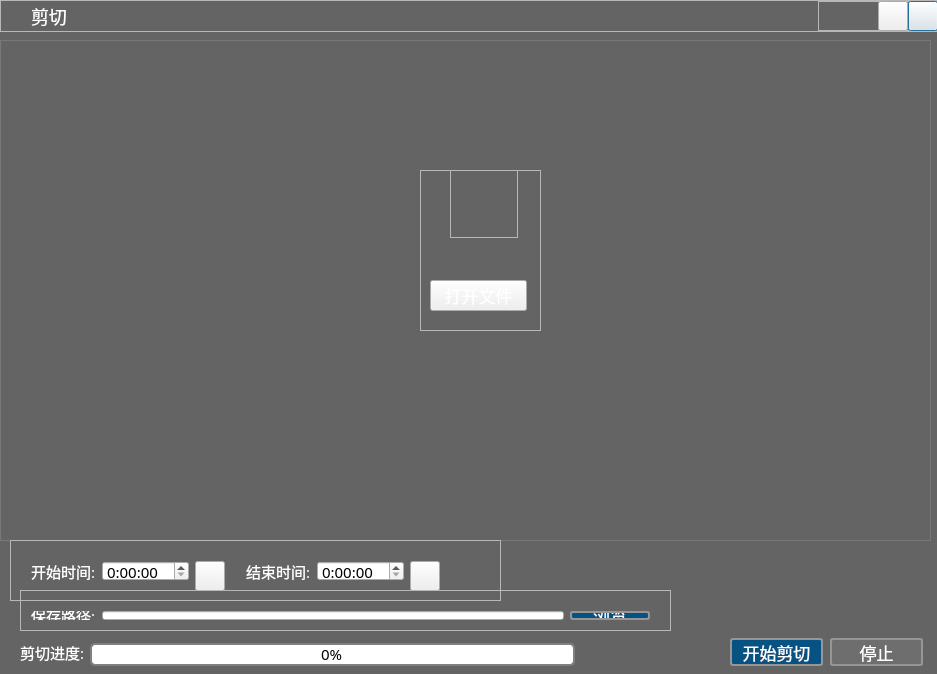
<?xml version="1.0" encoding="UTF-8"?>
<ui version="4.0">
 <class>CDialogCut</class>
 <widget class="QDialog" name="CDialogCut">
  <property name="enabled">
   <bool>true</bool>
  </property>
  <property name="geometry">
   <rect>
    <x>0</x>
    <y>0</y>
    <width>937</width>
    <height>674</height>
   </rect>
  </property>
  <property name="windowTitle">
   <string>剪切</string>
  </property>
  <property name="styleSheet">
   <string notr="true">QDialog{background-color: rgb(100, 100, 100);}
QLabel{color:rgb(255, 255, 255)}

QWidget
{
	font-size:15px;
	font-family:Microsoft Yahei;	
}
</string>
  </property>
  <widget class="QFrame" name="frameSysBar">
   <property name="geometry">
    <rect>
     <x>0</x>
     <y>0</y>
     <width>941</width>
     <height>32</height>
    </rect>
   </property>
   <property name="styleSheet">
    <string notr="true">QFrame
{
	border-image:url(:/Skin/bg-above2.png);
}
QLabel
{
border-image:null;
color: rgb(255, 255, 255);
}</string>
   </property>
   <property name="frameShape">
    <enum>QFrame::StyledPanel</enum>
   </property>
   <property name="frameShadow">
    <enum>QFrame::Raised</enum>
   </property>
   <layout class="QGridLayout" name="gridLayout_2">
    <property name="leftMargin">
     <number>0</number>
    </property>
    <property name="topMargin">
     <number>0</number>
    </property>
    <property name="rightMargin">
     <number>0</number>
    </property>
    <property name="bottomMargin">
     <number>0</number>
    </property>
    <item row="0" column="0">
     <layout class="QGridLayout" name="gridLayout">
      <property name="horizontalSpacing">
       <number>2</number>
      </property>
      <item row="0" column="0">
       <widget class="QLabel" name="logo">
        <property name="minimumSize">
         <size>
          <width>28</width>
          <height>28</height>
         </size>
        </property>
        <property name="maximumSize">
         <size>
          <width>28</width>
          <height>28</height>
         </size>
        </property>
        <property name="styleSheet">
         <string notr="true">border-image: url(:/Skin/logo.png)</string>
        </property>
        <property name="text">
         <string/>
        </property>
       </widget>
      </item>
      <item row="0" column="1">
       <widget class="QLabel" name="labelTitle">
        <property name="maximumSize">
         <size>
          <width>170</width>
          <height>170</height>
         </size>
        </property>
        <property name="styleSheet">
         <string notr="true">QLabel#labelTitle
{
	color: rgb(255, 255, 255);
	font-size:18px;
	font-family:Microsoft Yahei;	
}</string>
        </property>
        <property name="text">
         <string>剪切</string>
        </property>
       </widget>
      </item>
      <item row="0" column="3">
       <widget class="QFrame" name="frame_sysmenu">
        <property name="minimumSize">
         <size>
          <width>30</width>
          <height>30</height>
         </size>
        </property>
        <property name="maximumSize">
         <size>
          <width>122</width>
          <height>16777215</height>
         </size>
        </property>
        <property name="styleSheet">
         <string notr="true">QFrame
{border-image:null;
}</string>
        </property>
        <property name="frameShape">
         <enum>QFrame::StyledPanel</enum>
        </property>
        <property name="frameShadow">
         <enum>QFrame::Raised</enum>
        </property>
        <widget class="QPushButton" name="BtnClose">
         <property name="geometry">
          <rect>
           <x>90</x>
           <y>0</y>
           <width>30</width>
           <height>30</height>
          </rect>
         </property>
         <property name="toolTip">
          <string>关闭</string>
         </property>
         <property name="styleSheet">
          <string notr="true">QPushButton
{
	
	border-image: url(:/Skin/close.png)0 0 repeat

}
QPushButton:hover
{	
	border-image: url(:/Skin/close.png)30 0 repeat

}
QPushButton:pressed
{	
	border-image: url(:/Skin/close.png)60 0 0 0 repeat
}
QPushButton:disabled
{	
	border-image: url(:/Skin/close.png)90 0 0 0 repeat
}
</string>
         </property>
        </widget>
        <widget class="QPushButton" name="BtnMin">
         <property name="geometry">
          <rect>
           <x>60</x>
           <y>0</y>
           <width>30</width>
           <height>30</height>
          </rect>
         </property>
         <property name="toolTip">
          <string>最小化</string>
         </property>
         <property name="styleSheet">
          <string notr="true">QPushButton
{
	
	border-image: url(:/Skin/min.png)0 0 repeat

}
QPushButton:hover
{	
	border-image: url(:/Skin/min.png)30 0 repeat

}
QPushButton:pressed
{	
	border-image: url(:/Skin/min.png)60 0 0 0 repeat
}
QPushButton:disabled
{	
	border-image: url(:/Skin/min.png)90 0 0 0 repeat
}
</string>
         </property>
        </widget>
       </widget>
      </item>
      <item row="0" column="2">
       <widget class="QLabel" name="labelFileName">
        <property name="maximumSize">
         <size>
          <width>16777215</width>
          <height>500</height>
         </size>
        </property>
        <property name="styleSheet">
         <string notr="true"/>
        </property>
        <property name="text">
         <string/>
        </property>
       </widget>
      </item>
     </layout>
    </item>
   </layout>
  </widget>
  <widget class="QPushButton" name="BtnStartCut">
   <property name="geometry">
    <rect>
     <x>730</x>
     <y>638</y>
     <width>93</width>
     <height>28</height>
    </rect>
   </property>
   <property name="styleSheet">
    <string notr="true">QPushButton{
        background-color:rgb(6, 83, 131);
        border-width: 2px;
        border-color: rgb(150,150,150);
        border-style: solid;
        border-radius: 3;   
font-size:17px;   
color:rgb(255, 255, 255)
		}
QPushButton:hover{  border-color: rgb(160,160,160);background-color:rgb(10, 89, 150);;}
QPushButton:pressed{padding: 3px;}
QPushButton:disabled{ background-color:rgb(110, 110, 110);;}</string>
   </property>
   <property name="text">
    <string>开始剪切</string>
   </property>
  </widget>
  <widget class="QPushButton" name="BtnCutStop">
   <property name="enabled">
    <bool>false</bool>
   </property>
   <property name="geometry">
    <rect>
     <x>830</x>
     <y>638</y>
     <width>93</width>
     <height>28</height>
    </rect>
   </property>
   <property name="styleSheet">
    <string notr="true">QPushButton{
        background-color:rgb(6, 83, 131);
        border-width: 2px;
        border-color: rgb(150,150,150);
        border-style: solid;
        border-radius: 3;   
font-size:17px;   
color:rgb(255, 255, 255)
		}
QPushButton:hover{  border-color: rgb(160,160,160);background-color:rgb(10, 89, 150);;}
QPushButton:pressed{padding: 3px;}
QPushButton:disabled{ background-color:rgb(110, 110, 110);;}</string>
   </property>
   <property name="text">
    <string>停止</string>
   </property>
  </widget>
  <widget class="QProgressBar" name="progressBar">
   <property name="geometry">
    <rect>
     <x>90</x>
     <y>643</y>
     <width>485</width>
     <height>23</height>
    </rect>
   </property>
   <property name="styleSheet">
    <string notr="true">QProgressBar{
border:2px solid grey;
border-radius:5px;
text-align: center;
}
QProgressBar:disabled{
	background-color: rgb(158, 158, 158);
}

QProgressBar::chunk {
background-color:#05B8CC;
width:20px;

}
</string>
   </property>
   <property name="value">
    <number>0</number>
   </property>
  </widget>
  <widget class="QFrame" name="frameTime">
   <property name="geometry">
    <rect>
     <x>10</x>
     <y>540</y>
     <width>491</width>
     <height>61</height>
    </rect>
   </property>
   <property name="frameShape">
    <enum>QFrame::StyledPanel</enum>
   </property>
   <property name="frameShadow">
    <enum>QFrame::Raised</enum>
   </property>
   <widget class="QWidget" name="layoutWidget">
    <property name="geometry">
     <rect>
      <x>10</x>
      <y>10</y>
      <width>431</width>
      <height>42</height>
     </rect>
    </property>
    <layout class="QGridLayout" name="gridLayout_3">
     <item row="0" column="0">
      <widget class="QLabel" name="label_3">
       <property name="text">
        <string>开始时间:</string>
       </property>
      </widget>
     </item>
     <item row="0" column="4">
      <widget class="QLabel" name="label_2">
       <property name="text">
        <string>结束时间:</string>
       </property>
      </widget>
     </item>
     <item row="0" column="3">
      <spacer name="horizontalSpacer">
       <property name="orientation">
        <enum>Qt::Horizontal</enum>
       </property>
       <property name="sizeHint" stdset="0">
        <size>
         <width>68</width>
         <height>20</height>
        </size>
       </property>
      </spacer>
     </item>
     <item row="0" column="1">
      <widget class="QTimeEdit" name="timeEditStart">
       <property name="displayFormat">
        <string>H:mm:ss</string>
       </property>
      </widget>
     </item>
     <item row="0" column="5">
      <widget class="QTimeEdit" name="timeEditStop">
       <property name="displayFormat">
        <string>H:mm:ss</string>
       </property>
      </widget>
     </item>
     <item row="0" column="2">
      <widget class="QPushButton" name="BtnTimeStart">
       <property name="minimumSize">
        <size>
         <width>30</width>
         <height>30</height>
        </size>
       </property>
       <property name="maximumSize">
        <size>
         <width>30</width>
         <height>30</height>
        </size>
       </property>
       <property name="styleSheet">
        <string notr="true">QPushButton
{
	
	border-image: url(:/Skin/control-button-stop.png)0 0  repeat

}
QPushButton:hover
{	
	border-image: url(:/Skin/control-button-stop.png)30 0 repeat

}
QPushButton:pressed
{	
	border-image: url(:/Skin/control-button-stop.png)60 0 0 0 repeat
}
QPushButton:disabled
{	
	border-image: url(:/Skin/control-button-stop.png)90 0 0 0 repeat
}</string>
       </property>
       <property name="text">
        <string/>
       </property>
      </widget>
     </item>
     <item row="0" column="6">
      <widget class="QPushButton" name="BtnTimeStop">
       <property name="minimumSize">
        <size>
         <width>30</width>
         <height>30</height>
        </size>
       </property>
       <property name="maximumSize">
        <size>
         <width>30</width>
         <height>30</height>
        </size>
       </property>
       <property name="styleSheet">
        <string notr="true">QPushButton
{
	
	border-image: url(:/Skin/control-button-stop.png)0 0  repeat

}
QPushButton:hover
{	
	border-image: url(:/Skin/control-button-stop.png)30 0 repeat

}
QPushButton:pressed
{	
	border-image: url(:/Skin/control-button-stop.png)60 0 0 0 repeat
}
QPushButton:disabled
{	
	border-image: url(:/Skin/control-button-stop.png)90 0 0 0 repeat
}</string>
       </property>
       <property name="text">
        <string/>
       </property>
      </widget>
     </item>
    </layout>
   </widget>
  </widget>
  <widget class="QFrame" name="frameComboBox">
   <property name="geometry">
    <rect>
     <x>420</x>
     <y>170</y>
     <width>121</width>
     <height>161</height>
    </rect>
   </property>
   <property name="frameShape">
    <enum>QFrame::StyledPanel</enum>
   </property>
   <property name="frameShadow">
    <enum>QFrame::Raised</enum>
   </property>
   <widget class="QPushButton" name="BtnFileOpen">
    <property name="geometry">
     <rect>
      <x>10</x>
      <y>110</y>
      <width>97</width>
      <height>31</height>
     </rect>
    </property>
    <property name="styleSheet">
     <string notr="true">QPushButton
{
		font-size:17px;
	font-family:Microsoft Yahei;
	color:white;
    border-width: 0px;
}

QPushButton
{
	
	border-image: url(:/Skin/button.png)0 0 repeat;

}
QPushButton:hover
{	
	border-image: url(:/Skin/button.png)31 0 0 0 repeat

}
QPushButton:pressed
{	
	border-image: url(:/Skin/button.png)62 0 0 0 repeat
}
QPushButton:disabled
{	
	border-image: url(:/Skin/button.png)93 0 0 0 repeat
}</string>
    </property>
    <property name="text">
     <string>打开文件</string>
    </property>
   </widget>
   <widget class="QFrame" name="frameBackGround">
    <property name="geometry">
     <rect>
      <x>30</x>
      <y>0</y>
      <width>68</width>
      <height>68</height>
     </rect>
    </property>
    <property name="styleSheet">
     <string notr="true">border-image: url(:/Skin/cut.png);</string>
    </property>
    <property name="frameShape">
     <enum>QFrame::StyledPanel</enum>
    </property>
    <property name="frameShadow">
     <enum>QFrame::Raised</enum>
    </property>
    <layout class="QGridLayout" name="gridLayout_5"/>
   </widget>
  </widget>
  <widget class="QFrame" name="frame_2">
   <property name="geometry">
    <rect>
     <x>0</x>
     <y>40</y>
     <width>931</width>
     <height>501</height>
    </rect>
   </property>
   <property name="styleSheet">
    <string notr="true">QFrame{border:1px solid rgb(120,120,120);}
</string>
   </property>
   <property name="frameShape">
    <enum>QFrame::StyledPanel</enum>
   </property>
   <property name="frameShadow">
    <enum>QFrame::Raised</enum>
   </property>
  </widget>
  <widget class="QFrame" name="framePath">
   <property name="geometry">
    <rect>
     <x>20</x>
     <y>590</y>
     <width>651</width>
     <height>41</height>
    </rect>
   </property>
   <property name="frameShape">
    <enum>QFrame::StyledPanel</enum>
   </property>
   <property name="frameShadow">
    <enum>QFrame::Raised</enum>
   </property>
   <widget class="QWidget" name="layoutWidget">
    <property name="geometry">
     <rect>
      <x>0</x>
      <y>10</y>
      <width>641</width>
      <height>31</height>
     </rect>
    </property>
    <layout class="QGridLayout" name="gridLayout_4">
     <item row="0" column="0">
      <widget class="QLabel" name="label">
       <property name="text">
        <string>保存路径:</string>
       </property>
      </widget>
     </item>
     <item row="0" column="1">
      <widget class="QLineEdit" name="lineEditDstPath"/>
     </item>
     <item row="0" column="2">
      <widget class="QPushButton" name="BtnFilePath">
       <property name="minimumSize">
        <size>
         <width>80</width>
         <height>0</height>
        </size>
       </property>
       <property name="styleSheet">
        <string notr="true">QPushButton{
        background-color:rgb(6, 83, 131);
        border-width: 2px;
        border-color: rgb(150,150,150);
        border-style: solid;
        border-radius: 3;   
font-size:17px;   
color:rgb(255, 255, 255)
		}
QPushButton:hover{  border-color: rgb(160,160,160);background-color:rgb(10, 89, 150);;}
QPushButton:pressed{padding: 3px;}
QPushButton:disabled{ background-color:rgb(110, 110, 110);;}</string>
       </property>
       <property name="text">
        <string>浏览</string>
       </property>
      </widget>
     </item>
    </layout>
   </widget>
  </widget>
  <widget class="QLabel" name="labelState">
   <property name="geometry">
    <rect>
     <x>583</x>
     <y>646</y>
     <width>121</width>
     <height>20</height>
    </rect>
   </property>
   <property name="text">
    <string/>
   </property>
  </widget>
  <widget class="QLabel" name="label_5">
   <property name="geometry">
    <rect>
     <x>20</x>
     <y>639</y>
     <width>64</width>
     <height>27</height>
    </rect>
   </property>
   <property name="text">
    <string>剪切进度:</string>
   </property>
  </widget>
  <zorder>frame_2</zorder>
  <zorder>frameSysBar</zorder>
  <zorder>BtnStartCut</zorder>
  <zorder>BtnCutStop</zorder>
  <zorder>progressBar</zorder>
  <zorder>frameTime</zorder>
  <zorder>frameComboBox</zorder>
  <zorder>framePath</zorder>
  <zorder>labelState</zorder>
  <zorder>label_5</zorder>
 </widget>
 <layoutdefault spacing="6" margin="11"/>
 <resources>
  <include location="sisecplayer.qrc"/>
 </resources>
 <connections/>
</ui>
